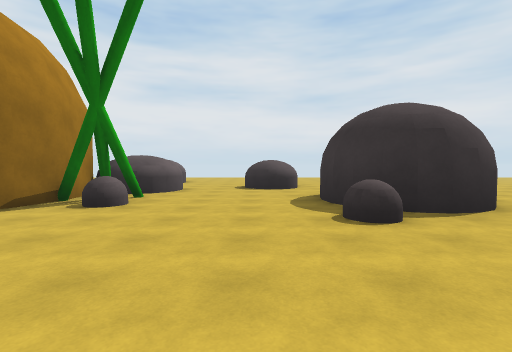
[1] (above)

19 first-person views from a walk through a Unity game level. The camera is 1.4 m above the floor, tilts 2° down and sees 85° across. The floor is counted in squares, 2 m on a side. Each view is taken from the middle of a square. On the plan, view 1 faces up. The plan holds only what a view shows up to about 9 squares ahead; the rest is blank. The place goes on beyond the plan. The player is left out. Surface patterns are stand-ins for the level's own textures.

[2]
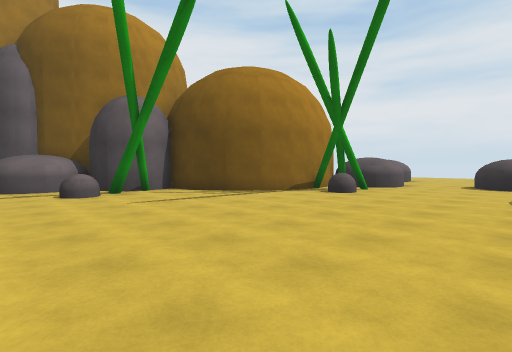

[3]
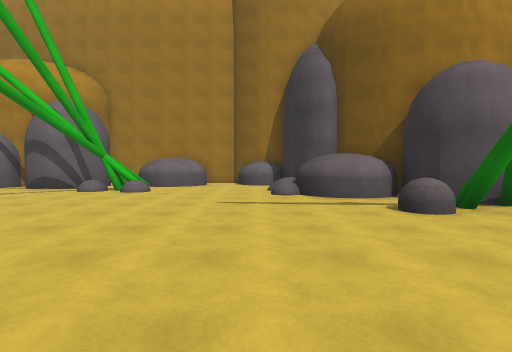

[4]
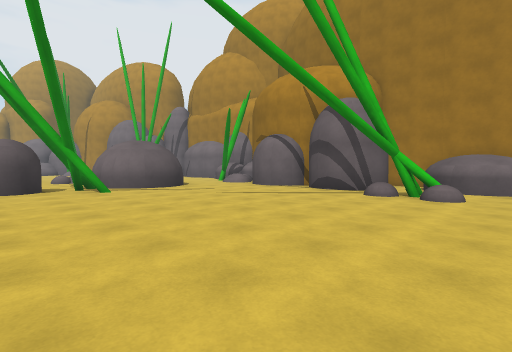

[5]
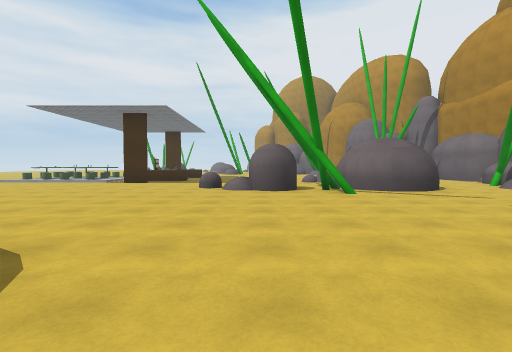

[6]
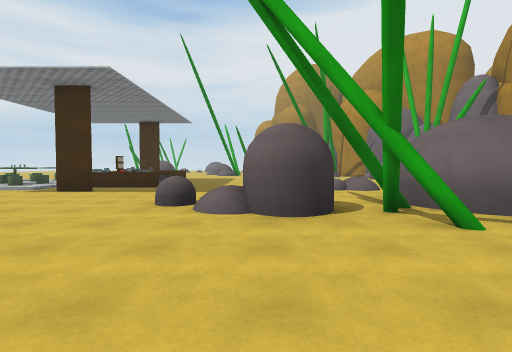

[7]
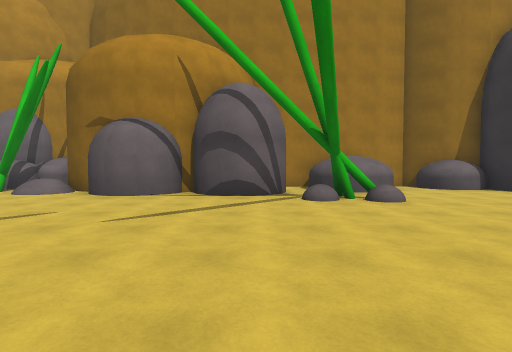

[8]
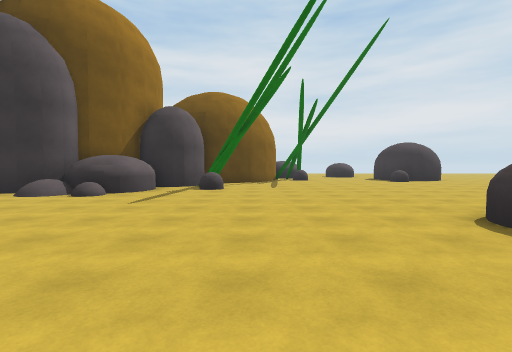

[9]
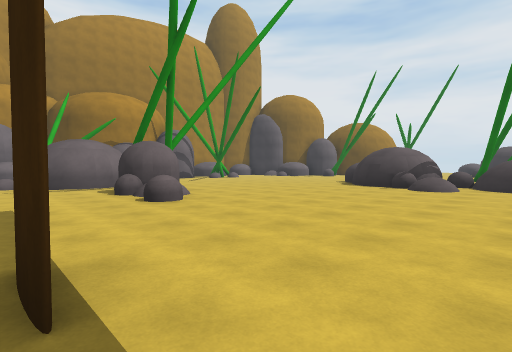

[10]
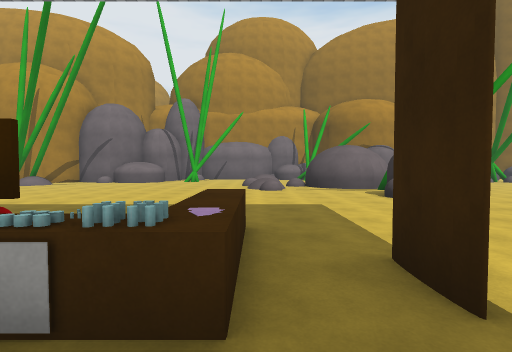

[11]
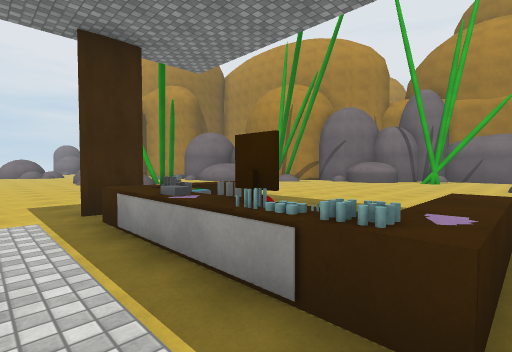

[12]
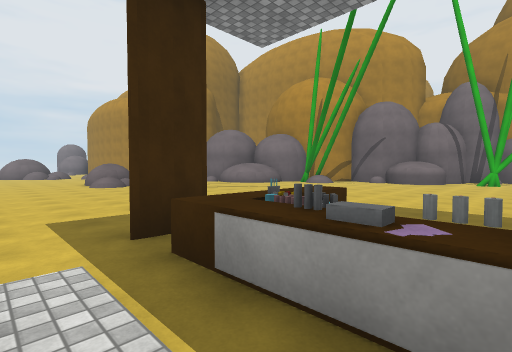

[13]
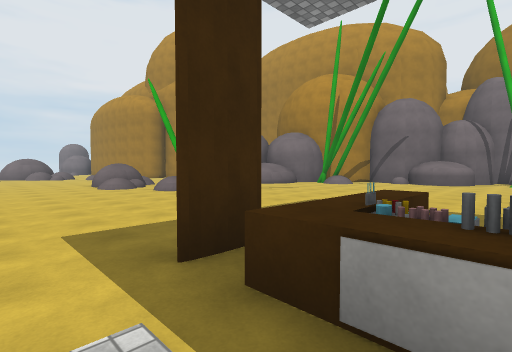

[14]
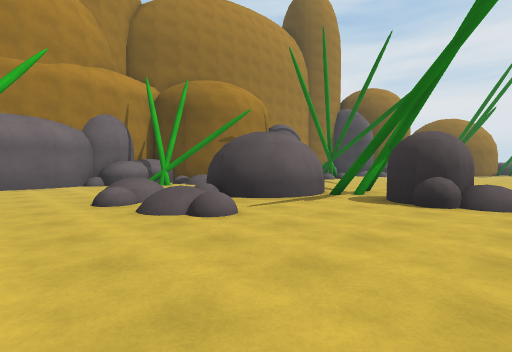

[15]
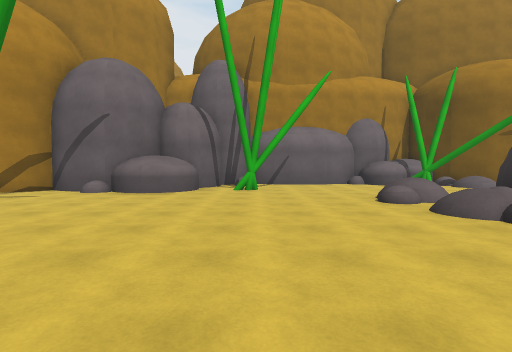

[16]
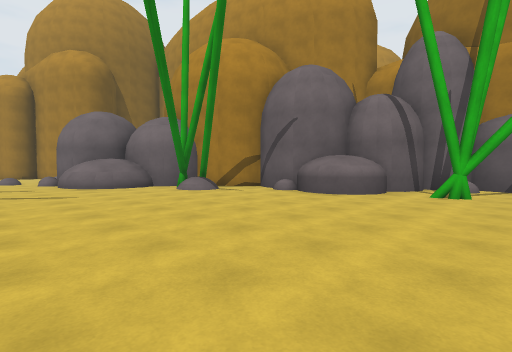

[17]
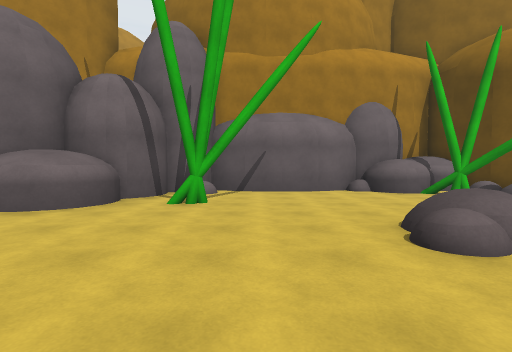

[18]
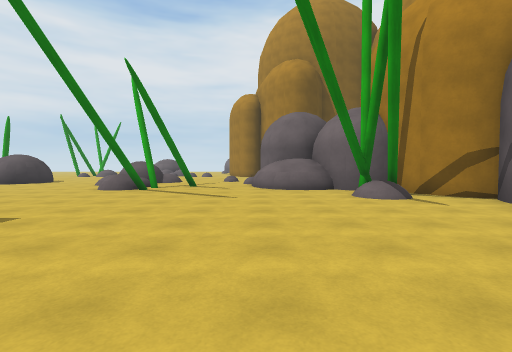

[19]
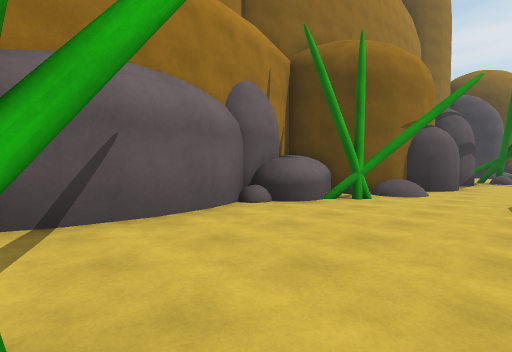

### Floor plan
Key: @ floor where view 1 was taken; # wall or solid block; . main floor; : floor 0.25 m higher than the main floor; + floor 0.5 m higher than the main floor; / step, stairs or slope; = window, fence, low wall or low ledge; ^ raised ledge; T thing the floor can be seen under or through; C cylinder; G grey cylinder; O other object.
Columns run from 14 left of view 1 to 5 right of it. Each row starts with its distance up from view 1.
  9            #..##.
  8           ##.....
  7           ##....
  6           ##....#
  5          ##O....###
  4         ##.....OO..
  3        ##.........
  2        #.........
  1      ###........
  0      ##OO.....@..
 -1   #####..........
 -2  ##.#O..........
 -3  #.............
 -4  .............
 -5   #..........^
 -6   #.O.......#
 -7  ####........   O##
 -8   ##O......... O=/#
 -9    #............+..
-10   ##...............
-11   #................
-12   ##...............
-13   ##...............
-14   #...##.TT#.......
-15  ###..# TTTOO......
-16 ^^#...# T..........
-17   .....O...........
-18  O....=///......#./
-19  #....O//O.......O:C
-20  #..............O.O
-21  #............ OOO:
-22  #O.#......... OGO:
-23  #............  OO/
-24  ####.........  ...
-25     #........   ...
-26     O.......... ...
-27     #..............
-28     #.+............
-29     ###............
-30      ##......#.....

Positions as (right, up) in squares from view 1, and headings:
1: (0, 0), facing up
2: (1, -2), facing up-left
3: (-2, -3), facing left
4: (-3, -5), facing down-left
5: (-3, -6), facing down
6: (-3, -10), facing down
7: (-4, -9), facing left
8: (-5, -9), facing up
9: (4, -18), facing up-left
10: (4, -19), facing left
11: (4, -19), facing down-left
12: (4, -21), facing down-left
13: (4, -22), facing down-left
14: (-2, -21), facing up-left
15: (-2, -22), facing left
16: (-3, -21), facing down-left
17: (-5, -21), facing left
18: (-5, -22), facing down
19: (-9, -22), facing up-left
